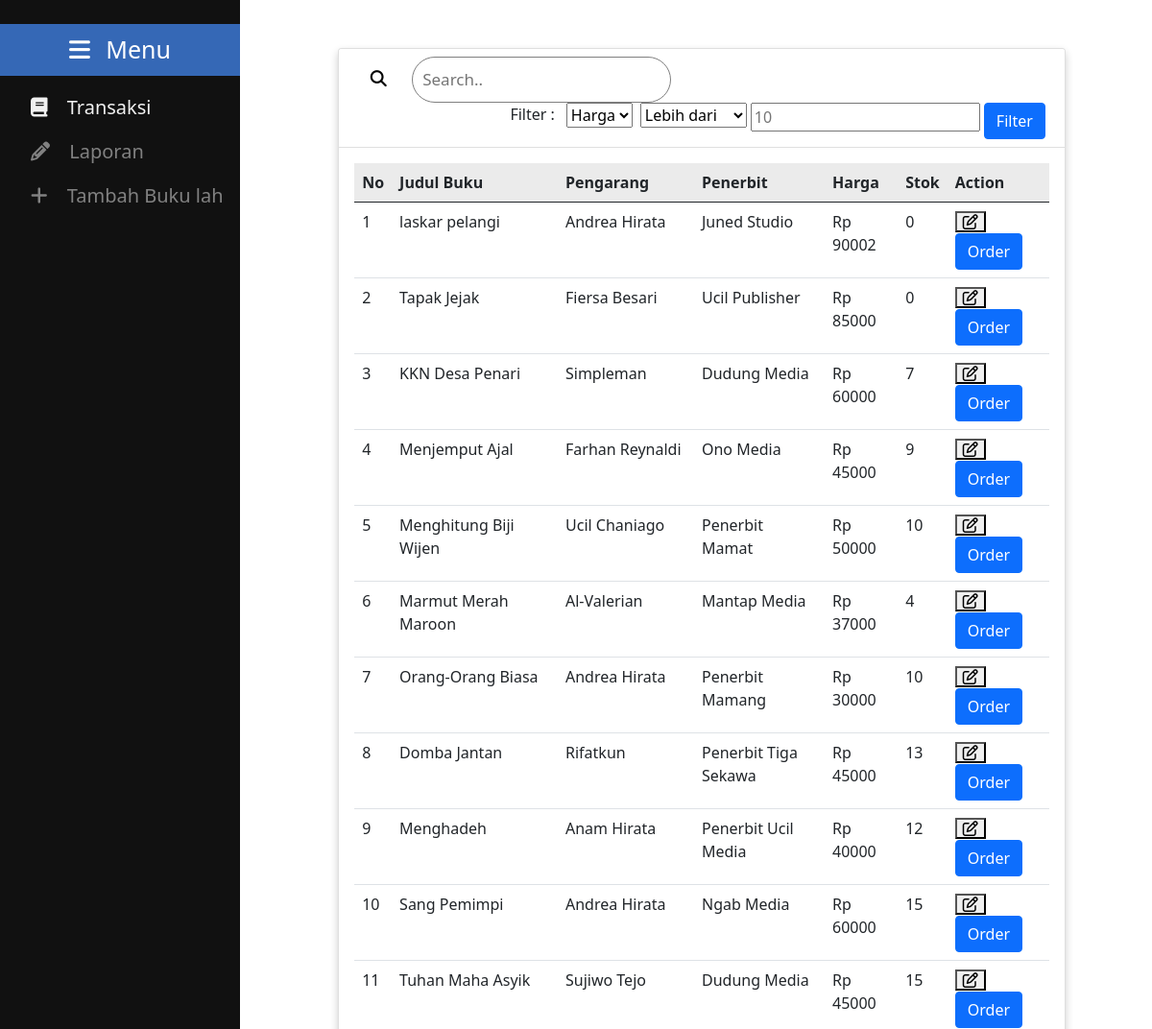
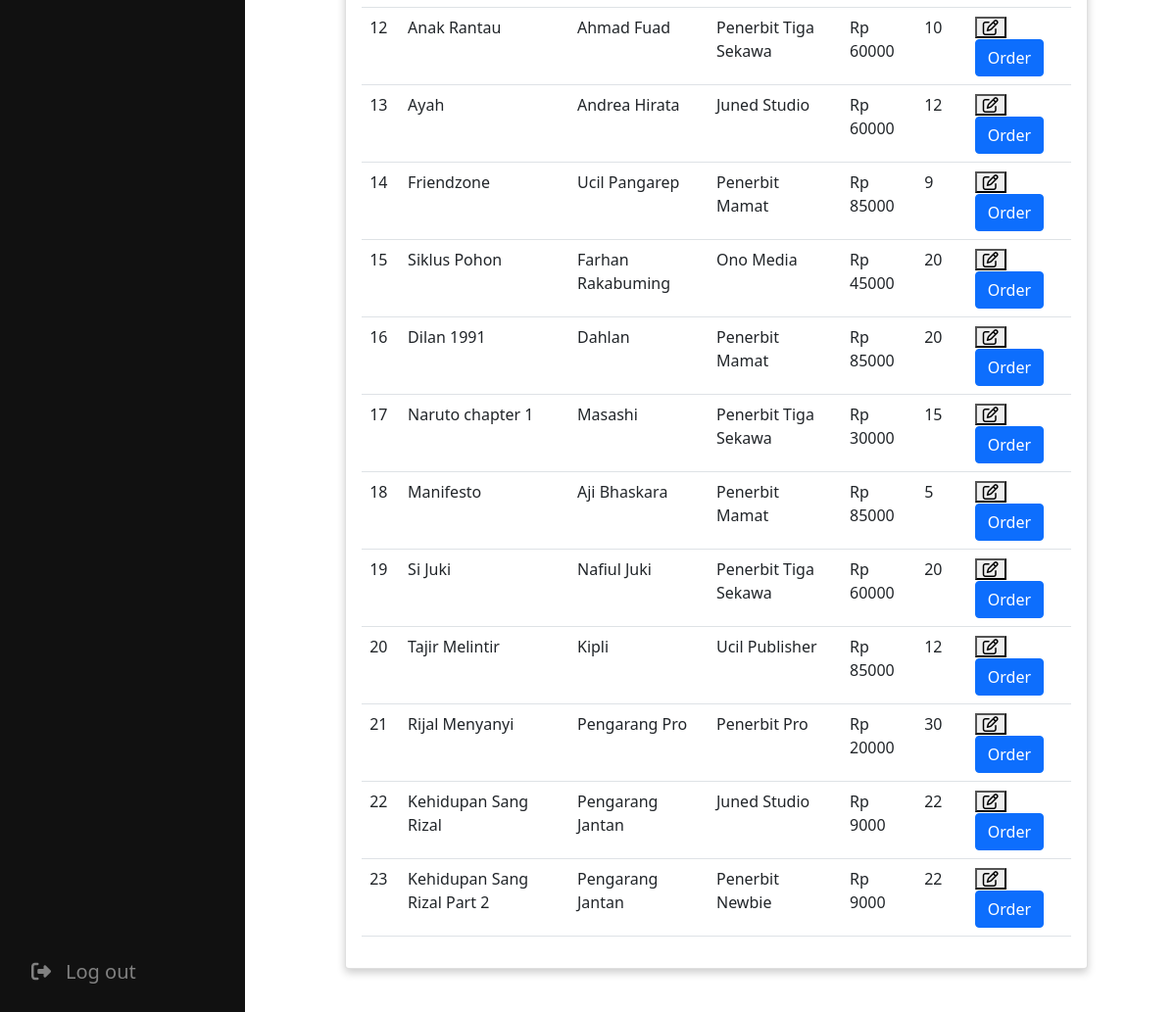
/index.php?page=transaksi (signed in), run on the app's committed database (2 pictures, top to bottom).
### tables this page shows
CREATE TABLE `tb_buku` (
  `id_buku` int(10) NOT NULL,
  `id_penerbit` varchar(10) NOT NULL,
  `judul_buku` varchar(200) NOT NULL,
  `pengarang` varchar(200) NOT NULL,
  `harga` int(10) NOT NULL,
  `stok` int(10) NOT NULL,
  `pembeli_terakhir` varchar(64) DEFAULT NULL
);

### page/transaksi.php (the view, shortened to what this page needs)
<?php
include("system/connection.php");
?>
<div class="main">
    <div class="container-fluid">
        <div class="row">
            <div class="col-lg-10 mx-auto">
                <div class="card">
                    <div class="card-header">
                        <form class="search" action="" method="POST">
                            <input type="text" placeholder="Search.." name="search">
                            <button type="submit"><i class="fa fa-search"></i></button>
                        </form>
                        <form action="" method="POST">
                            <?php if (isset($_POST['submitfilter'])) { ?>
                                <button type="submit" name="resetfilter" class="btn btn-danger float-end mx-1">Reset</button>
                            <?php } else { ?>
                                <button type="submit" name="submitfilter" class="btn btn-primary float-end mx-1">Filter</button>
                            <?php } ?>
                            <input type="number" name="numbervalue" placeholder="10" class="float-end">
                            <select name="sort" id="" class="float-end mx-1">
                                <option value=">">Lebih dari</option>
                            </select>
                            <select name="filtertype" id="filter" class="float-end mx-1">
                                <option value="Harga">Harga</option>
                            </select>
                            <label class="float-end mx-2">Filter :</label>
                        </form>
                    </div>
                    <div class="card-body">
                        <table class="table table-hover">
                            <thead class="thead-light">
                                <tr>
                                    <th scope="col">No</th>
                                    <th scope="col">Judul Buku</th>
                                    <th scope="col">Pengarang</th>
                                    <th scope="col">Penerbit</th>
                                    <th scope="col">Harga</th>
                                    <th scope="col">Stok</th>
                                    <th scope="col">Action</th>
                                </tr>
                            </thead>
                            <tbody>
                                <?php
                                $select = mysqli_query($connection, "SELECT * FROM tb_buku");
                                $count_number = 0;
                                while ($data = mysqli_fetch_array($select)) {
                                    $id_penerbit = $data["id_penerbit"];
                                    $penerbit = mysqli_query($connection, "SELECT NamaPenerbit('$id_penerbit')");
                                    $penerbit = mysqli_fetch_array($penerbit);
                                    $count_number++;
                                    echo "
                                        <tr role='row'>
                                            <td class='dtr-control' tabindex='0'>" . $count_number . "</td>
                                            <td>" . $data["judul_buku"] . "</td>
                                            <td>" . $data["pengarang"] . "</td>
                                            <td>" . $penerbit[0] . "</td>
                                            <td> Rp " . $data["harga"] . "</td>
                                            <td>" . $data["stok"] . "</td>
                                            <td>
                                                <button type='button' class='editprofile fa fa-edit' data-bs-toggle='modal' data-bs-target='#editbuku" . $data['id_buku'] . "'></button>
                                                <button type='button' class='btn btn-primary' data-bs-toggle='modal' data-bs-target='#orderbuku" . $data['id_buku'] . "'>Order</button>
                                            </td>
                                        </tr>
                                    ";
                                ?>
                                <?php } ?>
                            </tbody>
                        </table>
                    </div>
                </div>
            </div>
        </div>
    </div>
</div>

### css/styles.css (style rules this page uses)
.main { margin-left: 100px; }
.row { margin-bottom: 20px; }
.container-fluid .row { margin-left: 150px; margin-top: 50px; margin-bottom: 50px; }
.card { box-shadow: 0 4px 8px 0 rgba(0, 0, 0, 0.2); }
.card-header { background-color: white !important; }
thead { background-color: rgb(235, 235, 235); }
form.search input[name=search] { padding: 10px; font-size: 17px; border: 1px solid grey; background: #ffffff; border-radius: 45px; }
form.search button { float: left; width: 60px; padding: 10px; padding-left: 0; background: #2195f300; color: rgb(0, 0, 0); font-size: 17px; border: none; transition: 0.3s; }

### data on the page
tb_buku: judul_buku "laskar pelangi", pengarang "Andrea Hirata", penerbit "Juned Studio", harga "90002", stok "0"
tb_buku: judul_buku "Tapak Jejak", pengarang "Fiersa Besari", penerbit "Ucil Publisher", harga "85000", stok "0"
tb_buku: judul_buku "KKN Desa Penari", pengarang "Simpleman", penerbit "Dudung Media", harga "60000", stok "7"
tb_buku: judul_buku "Menjemput Ajal", pengarang "Farhan Reynaldi", penerbit "Ono Media", harga "45000", stok "9"
tb_buku: judul_buku "Menghitung Biji Wijen", pengarang "Ucil Chaniago", penerbit "Penerbit Mamat", harga "50000", stok "10"
tb_buku: judul_buku "Marmut Merah Maroon", pengarang "Al-Valerian", penerbit "Mantap Media", harga "37000", stok "4"
tb_buku: judul_buku "Orang-Orang Biasa", pengarang "Andrea Hirata", penerbit "Penerbit Mamang", harga "30000", stok "10"
tb_buku: judul_buku "Domba Jantan", pengarang "Rifatkun", penerbit "Penerbit Tiga Sekawa", harga "45000", stok "13"
tb_buku: judul_buku "Menghadeh", pengarang "Anam Hirata", penerbit "Penerbit Ucil Media", harga "40000", stok "12"
tb_buku: judul_buku "Sang Pemimpi", pengarang "Andrea Hirata", penerbit "Ngab Media", harga "60000", stok "15"
tb_buku: judul_buku "Tuhan Maha Asyik", pengarang "Sujiwo Tejo", penerbit "Dudung Media", harga "45000", stok "15"
tb_buku: judul_buku "Anak Rantau", pengarang "Ahmad Fuad", penerbit "Penerbit Tiga Sekawa", harga "60000", stok "10"
tb_buku: judul_buku "Ayah", pengarang "Andrea Hirata", penerbit "Juned Studio", harga "60000", stok "12"
tb_buku: judul_buku "Friendzone", pengarang "Ucil Pangarep", penerbit "Penerbit Mamat", harga "85000", stok "9"
tb_buku: judul_buku "Siklus Pohon", pengarang "Farhan Rakabuming", penerbit "Ono Media", harga "45000", stok "20"
tb_buku: judul_buku "Dilan 1991", pengarang "Dahlan", penerbit "Penerbit Mamat", harga "85000", stok "20"
tb_buku: judul_buku "Naruto chapter 1", pengarang "Masashi", penerbit "Penerbit Tiga Sekawa", harga "30000", stok "15"
tb_buku: judul_buku "Manifesto", pengarang "Aji Bhaskara", penerbit "Penerbit Mamat", harga "85000", stok "5"
tb_buku: judul_buku "Si Juki", pengarang "Nafiul Juki", penerbit "Penerbit Tiga Sekawa", harga "60000", stok "20"
tb_buku: judul_buku "Tajir Melintir", pengarang "Kipli", penerbit "Ucil Publisher", harga "85000", stok "12"
tb_buku: judul_buku "Rijal Menyanyi", pengarang "Pengarang Pro", penerbit "Penerbit Pro", harga "20000", stok "30"
tb_buku: judul_buku "Kehidupan Sang Rizal", pengarang "Pengarang Jantan", penerbit "Juned Studio", harga "9000", stok "22"
tb_buku: judul_buku "Kehidupan Sang Rizal Part 2", pengarang "Pengarang Jantan", penerbit "Penerbit Newbie", harga "9000", stok "22"
